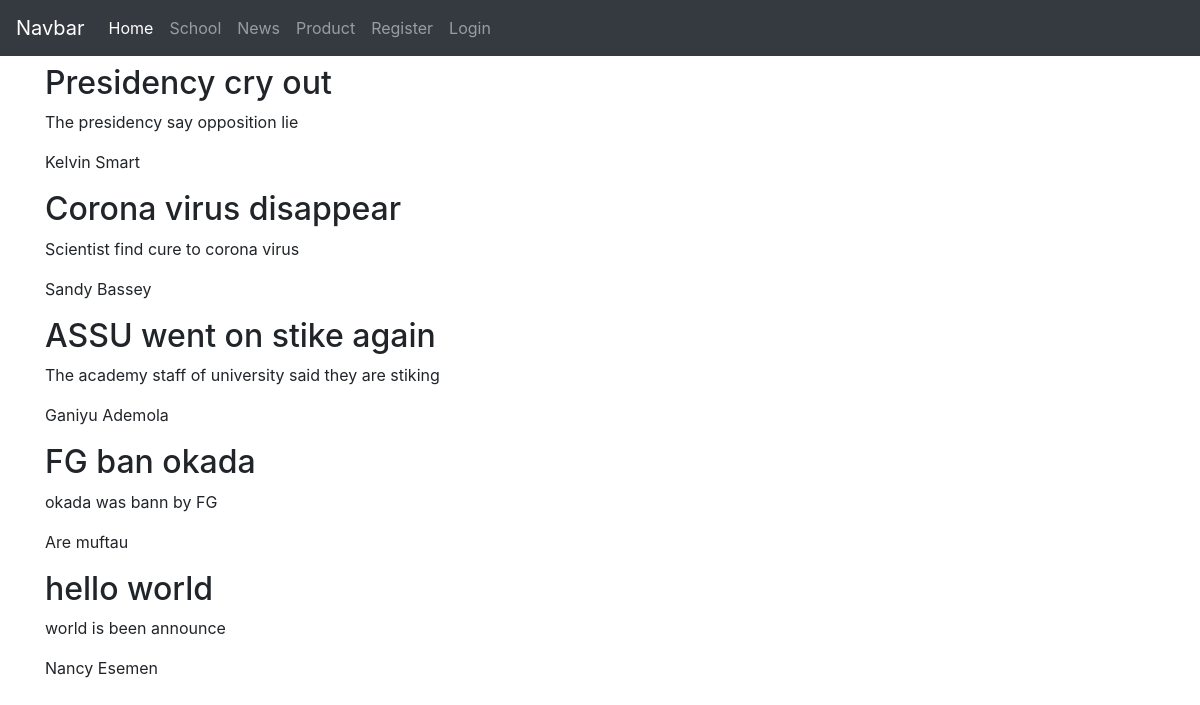
Page /news/ on the committed database.
### news/models.py (models this page shows, shortened)
class NewsPost(models.Model):
    title = models.CharField(max_length=50)
    content = models.CharField(max_length=200)
    author = models.CharField(max_length=50)

### news/views.py (the view)
# urls.py: path('',views.detail_post, name="detail_post"),
def detail_post(request):
    obj = NewsPost.objects.all()
    template_name = "detail_post.html"
    context = {"newspost": obj}
    return render(request, template_name, context)

### news/templates/detail_post.html (shortened to what this page needs)
{% extends 'base.html' %}
{% block content %}
    {% for news in newspost %}
        <div>
            <h2>{{news.title}}</h2>
            <p>{{news.content}}</P>
            <p>{{news.author}}</p>
        </div>
    {% endfor %}
{% endblock  %}

### rows in the picture
NewsPost: title "Presidency cry out", content "The presidency say opposition lie", author "Kelvin Smart"
NewsPost: title "Corona virus disappear", content "Scientist find cure to corona virus", author "Sandy Bassey"
NewsPost: title "ASSU went on stike again", content "The academy staff of university said they are stiking", author "Ganiyu Ademola"
NewsPost: title "FG ban okada", content "okada was bann by FG", author "Are muftau"
NewsPost: title "hello world", content "world is been announce", author "Nancy Esemen"
